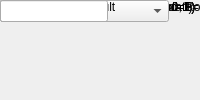
<?xml version="1.0" encoding="UTF-8"?>
<ui version="4.0">
 <class>MainWindow</class>
 <widget class="QMainWindow" name="MainWindow">
  <property name="windowTitle"><string>Bus Multiplier</string></property>
  <widget class="QWidget" name="centralwidget">
   <!-- NOTE: this is a simplified structural mirror of the generated
        <module>_ui.py, not a full round-trip Designer file. Regenerate
        both from the same spec if you need to edit layout by hand. -->
       <widget class="QLabel" name="label_name">
     <property name="text"><string>Block name</string></property>
    </widget>
       <widget class="QLineEdit" name="name"/>
       <widget class="QLabel" name="label_n_bits_a">
     <property name="text"><string>a input bit widths</string></property>
    </widget>
       <widget class="QLineEdit" name="n_bits_a"/>
       <widget class="QLabel" name="label_bin_pt_a">
     <property name="text"><string>a input binary points</string></property>
    </widget>
       <widget class="QLineEdit" name="bin_pt_a"/>
       <widget class="QLabel" name="label_type_a">
     <property name="text"><string>a input type (Unsigned=0, Signed=1)</string></property>
    </widget>
       <widget class="QLineEdit" name="type_a"/>
       <widget class="QLabel" name="label_cmplx_a">
     <property name="text"><string>a input complex</string></property>
    </widget>
       <widget class="QCheckBox" name="cmplx_a"/>
       <widget class="QLabel" name="label_n_bits_b">
     <property name="text"><string>b input bit widths</string></property>
    </widget>
       <widget class="QLineEdit" name="n_bits_b"/>
       <widget class="QLabel" name="label_bin_pt_b">
     <property name="text"><string>b input binary points</string></property>
    </widget>
       <widget class="QLineEdit" name="bin_pt_b"/>
       <widget class="QLabel" name="label_type_b">
     <property name="text"><string>b input type (Unsigned=0, Signed=1)</string></property>
    </widget>
       <widget class="QLineEdit" name="type_b"/>
       <widget class="QLabel" name="label_cmplx_b">
     <property name="text"><string>b input complex</string></property>
    </widget>
       <widget class="QCheckBox" name="cmplx_b"/>
       <widget class="QLabel" name="label_misc">
     <property name="text"><string>misc support</string></property>
    </widget>
       <widget class="QCheckBox" name="misc"/>
       <widget class="QLabel" name="label_floating_point">
     <property name="text"><string>floating point</string></property>
    </widget>
       <widget class="QCheckBox" name="floating_point"/>
       <widget class="QLabel" name="label_float_type">
     <property name="text"><string>float type</string></property>
    </widget>
       <widget class="QComboBox" name="float_type">
     <item><property name="text"><string>single</string></property></item>
     <item><property name="text"><string>custom</string></property></item>
    </widget>
       <widget class="QLabel" name="label_input_vec_a">
     <property name="text"><string>a input vector in bus</string></property>
    </widget>
       <widget class="QLineEdit" name="input_vec_a"/>
       <widget class="QLabel" name="label_input_vec_b">
     <property name="text"><string>b input vector in bus</string></property>
    </widget>
       <widget class="QLineEdit" name="input_vec_b"/>
       <widget class="QLabel" name="label_frac_width">
     <property name="text"><string>fraction width</string></property>
    </widget>
       <widget class="QLineEdit" name="frac_width"/>
       <widget class="QLabel" name="label_exp_width">
     <property name="text"><string>exponent width</string></property>
    </widget>
       <widget class="QLineEdit" name="exp_width"/>
       <widget class="QLabel" name="label_n_bits_out">
     <property name="text"><string>output bit widths</string></property>
    </widget>
       <widget class="QLineEdit" name="n_bits_out"/>
       <widget class="QLabel" name="label_bin_pt_out">
     <property name="text"><string>output binary points</string></property>
    </widget>
       <widget class="QLineEdit" name="bin_pt_out"/>
       <widget class="QLabel" name="label_type_out">
     <property name="text"><string>output type (Unsigned=0, Signed=1)</string></property>
    </widget>
       <widget class="QLineEdit" name="type_out"/>
       <widget class="QLabel" name="label_quantization">
     <property name="text"><string>quantization strategy (Truncate=0, Round  (unbiased: +/- Inf)=1, , Round  (unbiased: Even Values)=2)</string></property>
    </widget>
       <widget class="QLineEdit" name="quantization"/>
       <widget class="QLabel" name="label_overflow">
     <property name="text"><string>overflow strategy (Wrap=0, Saturate=1, Flag as error=2)</string></property>
    </widget>
       <widget class="QLineEdit" name="overflow"/>
       <widget class="QLabel" name="label_mult_latency">
     <property name="text"><string>multiplier latency</string></property>
    </widget>
       <widget class="QLineEdit" name="mult_latency"/>
       <widget class="QLabel" name="label_add_latency">
     <property name="text"><string>adder latency</string></property>
    </widget>
       <widget class="QLineEdit" name="add_latency"/>
       <widget class="QLabel" name="label_conv_latency">
     <property name="text"><string>convert latency</string></property>
    </widget>
       <widget class="QLineEdit" name="conv_latency"/>
       <widget class="QLabel" name="label_max_fanout">
     <property name="text"><string>limit fanout to ?</string></property>
    </widget>
       <widget class="QLineEdit" name="max_fanout"/>
       <widget class="QLabel" name="label_fan_latency">
     <property name="text"><string>fanout register latency</string></property>
    </widget>
       <widget class="QLineEdit" name="fan_latency"/>
       <widget class="QLabel" name="label_multiplier_implementation">
     <property name="text"><string>multiplier implementation</string></property>
    </widget>
       <widget class="QComboBox" name="multiplier_implementation">
     <item><property name="text"><string>behavioral HDL</string></property></item>
     <item><property name="text"><string>standard core</string></property></item>
     <item><property name="text"><string>embedded multiplier core</string></property></item>
    </widget>
       <widget class="QLabel" name="label_pipeline_cmult_en">
     <property name="text"><string>pipeline complex mult</string></property>
    </widget>
       <widget class="QCheckBox" name="pipeline_cmult_en"/>
       <widget class="QLabel" name="label_pipeline_latency">
     <property name="text"><string>pipeline latency</string></property>
    </widget>
       <widget class="QLineEdit" name="pipeline_latency"/>
  </widget>
 </widget>
 <resources/>
 <connections/>
</ui>
